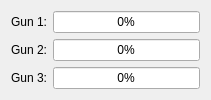
     <widget class="QWidget" name="gridLayoutWidget_2">
      <property name="geometry">
       <rect>
        <x>680</x>
        <y>510</y>
        <width>211</width>
        <height>81</height>
       </rect>
      </property>
      <layout class="QGridLayout" name="gunLoadersLayout">
       <item row="0" column="0">
        <widget class="QLabel" name="label_4">
         <property name="text">
          <string>Gun 1:</string>
         </property>
        </widget>
       </item>
       <item row="0" column="1">
        <widget class="QProgressBar" name="shot_loader_0">
         <property name="styleSheet">
          <string notr="true">QProgressBar#shot_loader_0::chunk {
	background:  rgb(36, 130, 31);
}</string>
         </property>
         <property name="value">
          <number>0</number>
         </property>
         <property name="alignment">
          <set>Qt::AlignCenter</set>
         </property>
        </widget>
       </item>
       <item row="1" column="0">
        <widget class="QLabel" name="label_5">
         <property name="text">
          <string>Gun 2:</string>
         </property>
        </widget>
       </item>
       <item row="2" column="0">
        <widget class="QLabel" name="label_6">
         <property name="text">
          <string>Gun 3:</string>
         </property>
        </widget>
       </item>
       <item row="1" column="1">
        <widget class="QProgressBar" name="shot_loader_1">
         <property name="styleSheet">
          <string notr="true">QProgressBar#shot_loader_1::chunk {
	background: rgb(0, 105, 153);
}</string>
         </property>
         <property name="minimum">
          <number>0</number>
         </property>
         <property name="value">
          <number>0</number>
         </property>
         <property name="alignment">
          <set>Qt::AlignCenter</set>
         </property>
        </widget>
       </item>
       <item row="2" column="1">
        <widget class="QProgressBar" name="shot_loader_2">
         <property name="styleSheet">
          <string notr="true">QProgressBar#shot_loader_2::chunk {background: rgb(190,50,50);
   
}</string>
         </property>
         <property name="minimum">
          <number>0</number>
         </property>
         <property name="value">
          <number>0</number>
         </property>
         <property name="alignment">
          <set>Qt::AlignCenter</set>
         </property>
        </widget>
       </item>
      </layout>
     </widget>
